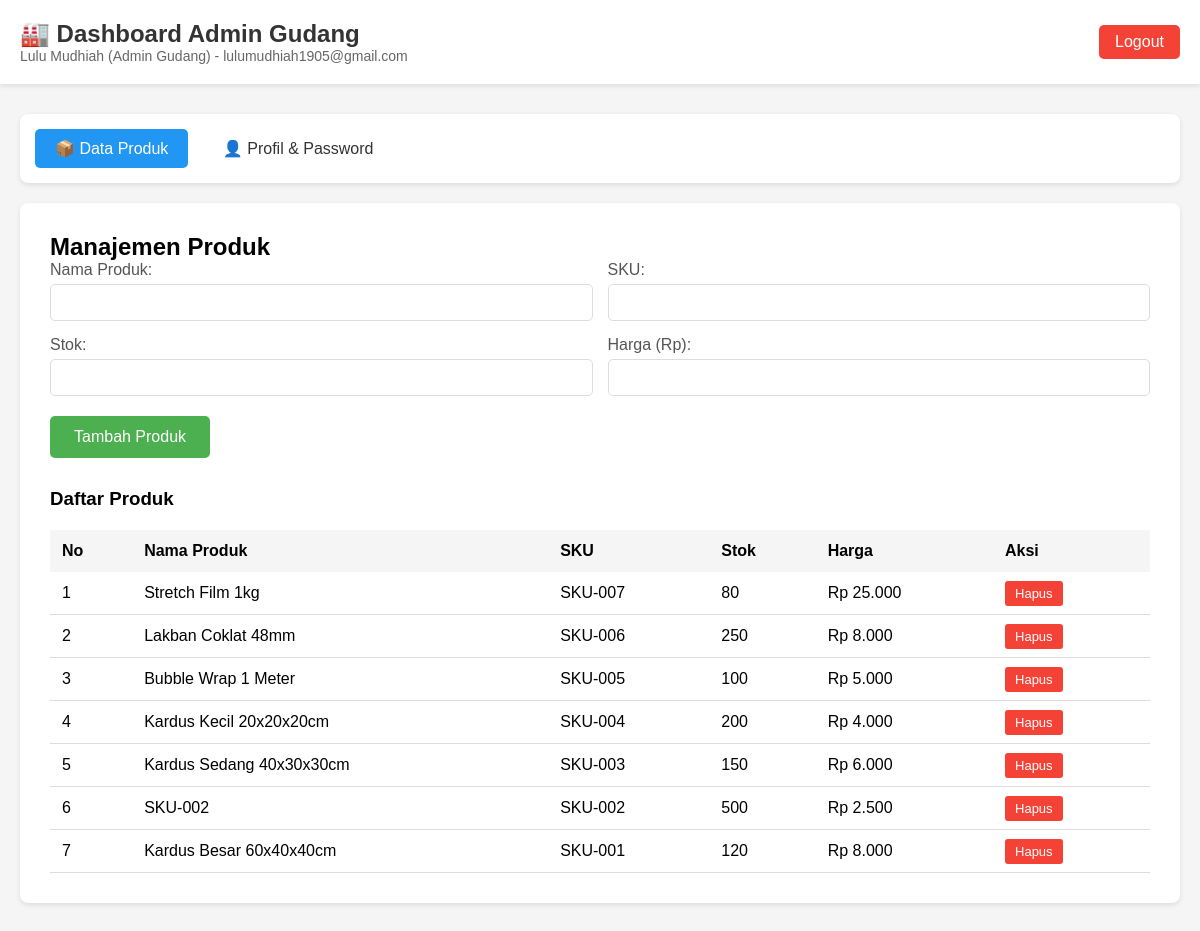
Screenshot of /dashboard/index.php (signed in) with the database file from the repository.
### tables this page shows
CREATE TABLE `products` (
  `id` int(11) NOT NULL,
  `nama_produk` varchar(150) NOT NULL,
  `sku` varchar(50) NOT NULL,
  `stok` int(11) DEFAULT 0,
  `harga` decimal(15,2) DEFAULT 0.00,
  `created_by` int(11) NOT NULL,
  `created_at` timestamp NOT NULL DEFAULT current_timestamp(),
  `updated_at` timestamp NOT NULL DEFAULT current_timestamp() ON UPDATE current_timestamp()
);

### dashboard/index.php (the view, shortened to what this page needs)
<?php
include '../config/conn_db.php';
$products = mysqli_query($conn, "SELECT * FROM products ORDER BY id DESC");
?>
<!DOCTYPE html>
<html>
<head>
</head>
<body>
    <div class="header">
        <div>
            <h1>🏭 Dashboard Admin Gudang</h1>
            <div class="user-info">
                <?= $_SESSION['user_name'] ?> (<?= $_SESSION['user_role'] ?>) - <?= $_SESSION['user_email'] ?>
            </div>
        </div>
        <a href="../auth/logout.php" class="logout-btn">Logout</a>
    </div>
    <div class="container">
        <div class="nav-tabs">
            <a href="index.php" class="active">📦 Data Produk</a>
            <a href="profile.php">👤 Profil & Password</a>
        </div>
        <div class="content">
            <h2>Manajemen Produk</h2>
            <form method="POST">
                <div class="form-grid">
                    <div class="form-group">
                        <label>Nama Produk:</label>
                        <input type="text" name="nama_produk" required>
                    </div>
                    <div class="form-group">
                        <label>SKU:</label>
                        <input type="text" name="sku" required>
                    </div>
                    <div class="form-group">
                        <label>Stok:</label>
                        <input type="number" name="stok" required min="0">
                    </div>
                    <div class="form-group">
                        <label>Harga (Rp):</label>
                        <input type="number" name="harga" required min="0" step="0.01">
                    </div>
                </div>
                <button type="submit" name="add_product" class="btn">Tambah Produk</button>
            </form>
            <h3 style="margin-top: 30px;">Daftar Produk</h3>
            <table>
                <thead>
                    <tr>
                        <th>No</th>
                        <th>Nama Produk</th>
                        <th>SKU</th>
                        <th>Stok</th>
                        <th>Harga</th>
                        <th>Aksi</th>
                    </tr>
                </thead>
                <tbody>
                    <?php
                    $no = 1;
                    while ($row = mysqli_fetch_assoc($products)):
                    ?>
                    <tr>
                        <td><?= $no++ ?></td>
                        <td><?= htmlspecialchars($row['nama_produk']) ?></td>
                        <td><?= htmlspecialchars($row['sku']) ?></td>
                        <td><?= $row['stok'] ?></td>
                        <td>Rp <?= number_format($row['harga'], 0, ',', '.') ?></td>
                        <td class="action-btns">
                            <a href="?delete=<?= $row['id'] ?>" class="delete-btn" onclick="return confirm('Yakin hapus?')">Hapus</a>
                        </td>
                    </tr>
                    <?php endwhile; ?>
                </tbody>
            </table>
        </div>
    </div>
</body>
</html>

### dashboard/index.php (style rules this page uses)
* { margin: 0; padding: 0; box-sizing: border-box; }
body { font-family: Arial; background: #f5f5f5; }
.header { background: white; padding: 20px; box-shadow: 0 2px 5px rgba(0,0,0,0.1); display: flex; justify-content: space-between; align-items: center; }
.header h1 { color: #333; font-size: 24px; }
.header .user-info { color: #666; font-size: 14px; }
.logout-btn { padding: 8px 16px; background: #f44336; color: white; border: none; border-radius: 5px; cursor: pointer; text-decoration: none; }
.container { max-width: 1200px; margin: 30px auto; padding: 0 20px; }
.nav-tabs { background: white; padding: 15px; border-radius: 8px; margin-bottom: 20px; box-shadow: 0 2px 5px rgba(0,0,0,0.1); }
.nav-tabs a { padding: 10px 20px; margin-right: 10px; text-decoration: none; color: #333; border-radius: 5px; display: inline-block; }
.nav-tabs a.active { background: #2196F3; color: white; }
.content { background: white; padding: 30px; border-radius: 8px; box-shadow: 0 2px 5px rgba(0,0,0,0.1); }
.form-grid { display: grid; grid-template-columns: 1fr 1fr; gap: 15px; margin-bottom: 20px; }
.form-group { display: flex; flex-direction: column; }
.form-group label { margin-bottom: 5px; color: #555; font-weight: 500; }
.form-group input { padding: 10px; border: 1px solid #ddd; border-radius: 5px; }
.btn { padding: 12px 24px; background: #4CAF50; color: white; border: none; border-radius: 5px; cursor: pointer; font-size: 16px; }
table { width: 100%; border-collapse: collapse; margin-top: 20px; }
table th { background: #f5f5f5; padding: 12px; text-align: left; font-weight: 600; }
table td { padding: 12px; border-bottom: 1px solid #ddd; }
.action-btns a { padding: 5px 10px; margin-right: 5px; text-decoration: none; border-radius: 3px; font-size: 13px; }
.delete-btn { background: #f44336; color: white; }

### rows the page displays
products: nama_produk "Stretch Film 1kg", sku "SKU-007", stok "80", harga "25.000"
products: nama_produk "Lakban Coklat 48mm", sku "SKU-006", stok "250", harga "8.000"
products: nama_produk "Bubble Wrap 1 Meter", sku "SKU-005", stok "100", harga "5.000"
products: nama_produk "Kardus Kecil 20x20x20cm", sku "SKU-004", stok "200", harga "4.000"
products: nama_produk "Kardus Sedang 40x30x30cm", sku "SKU-003", stok "150", harga "6.000"
products: nama_produk "SKU-002", sku "SKU-002", stok "500", harga "2.500"
products: nama_produk "Kardus Besar 60x40x40cm", sku "SKU-001", stok "120", harga "8.000"

### other values shown
$_SESSION['user_name'] "Lulu Mudhiah"
$_SESSION['user_role'] "Admin Gudang"
$_SESSION['user_email'] "lulumudhiah1905@gmail.com"
